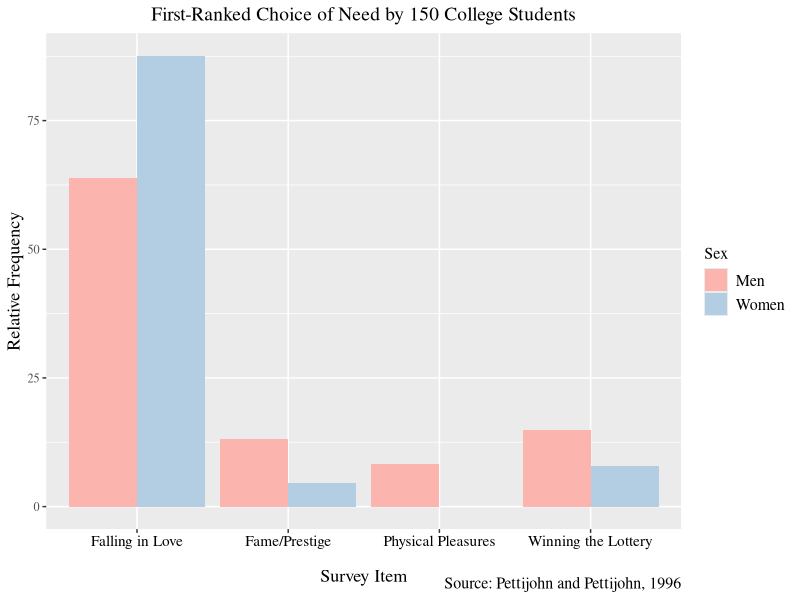
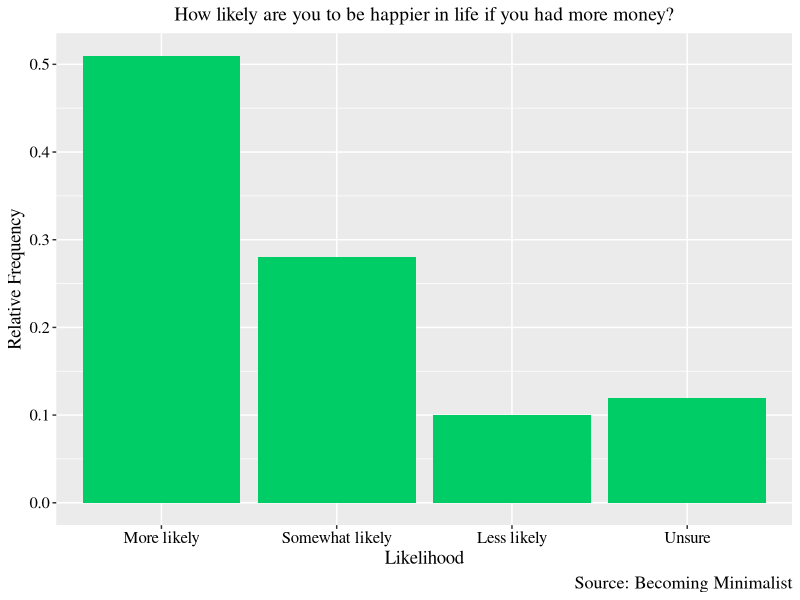
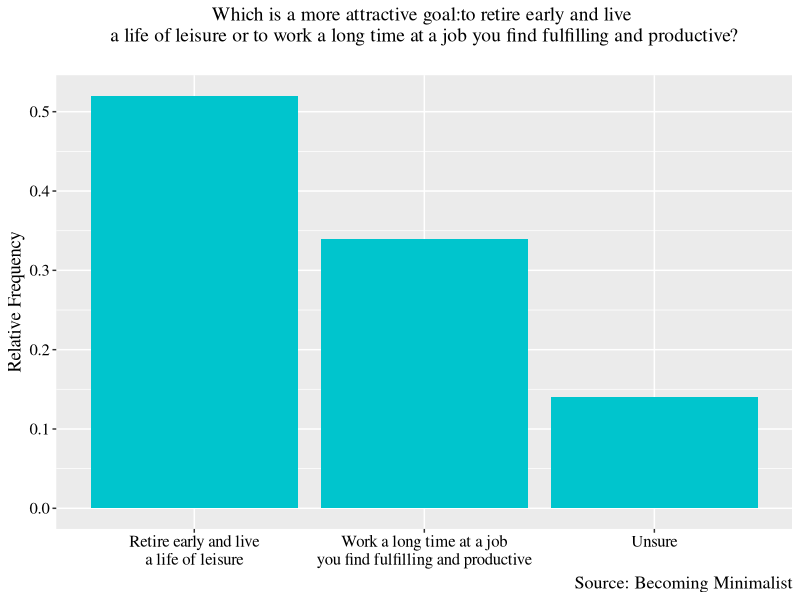
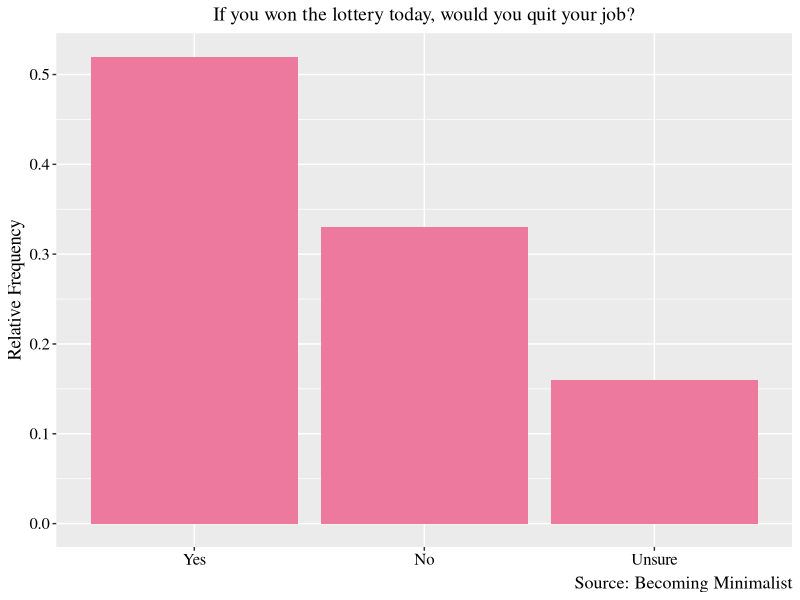
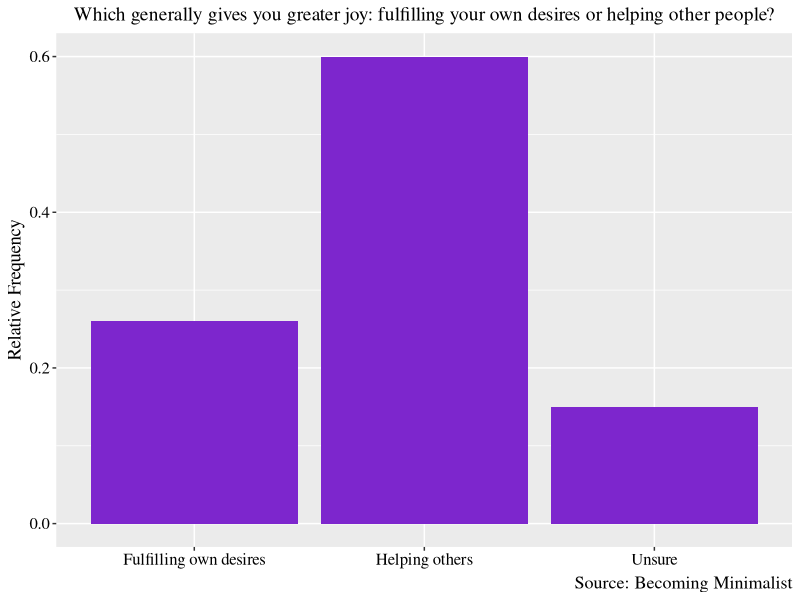

Write R code to recreate these figures, in order.
# Perceived Happiness of College Students
library(readxl)
library(tidyverse)
setwd("C:/Users/t_cla/OneDrive/Visualizing Politics/Project Data")
college <- read_excel("Perceived Happiness of College Students.xlsx")
View(college)

ggplot(college, aes(x = choice, y = percent, fill = sex)) + 
  geom_col(position = "dodge") + 
  scale_x_discrete(labels = c("Falling in Love", "Fame/Prestige",
                              "Physical Pleasures", "Winning the Lottery")) +
  labs(x = "Survey Item", y = "Relative Frequency", fill = "Sex", 
       caption = "Source: Pettijohn and Pettijohn, 1996") + 
  ggtitle("First-Ranked Choice of Need by 150 College Students") + 
  theme(plot.title = element_text(hjust = 0.5, size = 14),
        plot.subtitle = element_text(hjust = 0.5, size = 13),
        axis.title.x = element_text(size = 13, vjust = -3),
        axis.title.y = element_text(size = 13),
        axis.text.x = element_text(size = 11, color = "black"),
        plot.caption = element_text(size = 11.5),
        legend.text = element_text(size = 11.5),
        legend.title = element_text(size = 11.5),
        text = element_text(family = "serif")) + 
  scale_fill_brewer(palette = "Pastel1")

# Happier with more money?
library(forcats)
money <- read_excel("Happier with More Money.xlsx")
money$Likelihood <- factor(money$Likelihood, 
                           levels = c("More likely", "Somewhat likely", "Less likely", "Unsure"))

ggplot(money, aes(x = Likelihood, y = percent)) + 
  geom_col(fill = "springgreen3") +
  labs(y = "Relative Frequency", caption = "Source: Becoming Minimalist") + 
  ggtitle("How likely are you to be happier in life if you had more money?") + 
  theme(plot.title = element_text(hjust = 0.5, size = 14), 
        text = element_text(family = "serif"),
        plot.subtitle = element_text(hjust = 0.5, size = 13),
        plot.caption = element_text(size = 13),
        axis.title.x = element_text(size = 13.5),
        axis.title.y = element_text(size = 13.5),
        legend.title = element_text(size = 13),
        legend.text = element_text(size = 12),
        axis.text.x = element_text(size = 12, color = "black"),
        axis.text.y = element_text(size = 12, color = "black"))

# Work vs. Retirement
Work_or_Retire <- read_excel("Work or Retire.xlsx")

ggplot(Work_or_Retire, aes(x = fct_rev(reorder(Goal, percent)), y = percent)) + 
  geom_col(fill = "turquoise3") +
  labs(y = "Relative Frequency", caption = "Source: Becoming Minimalist") + 
  ggtitle("Which is a more attractive goal:to retire early and live \na life of leisure or to work a long time at a job you find fulfilling and productive?
") + 
  theme(plot.title = element_text(hjust = 0.5, size = 14), 
        text = element_text(family = "serif"),
        plot.subtitle = element_text(hjust = 0.5, size = 13),
        plot.caption = element_text(size = 13),
        axis.title.x = element_blank(),
        axis.title.y = element_text(size = 13.5),
        legend.title = element_text(size = 13),
        legend.text = element_text(size = 12),
        axis.text.x = element_text(size = 12, color = "black"),
        axis.text.y = element_text(size = 12, color = "black")) +
  scale_x_discrete(labels = c("Retire early and live\na life of leisure",
                              "Work a long time at a job\nyou find fulfilling and productive", "Unsure"))
                            

# Lottery question
Lottery_Question <- read_excel("Lottery Question.xlsx")

Lottery_Question$Response <- factor(Lottery_Question$Response,
                                       levels = c("Yes", "No", "Unsure"))

ggplot(Lottery_Question, aes(x = Response, y = percent)) + 
  geom_col(fill = "palevioletred2") +
  labs(y = "Relative Frequency", caption = "Source: Becoming Minimalist") + 
  ggtitle("If you won the lottery today, would you quit your job?") + 
  theme(plot.title = element_text(hjust = 0.5, size = 14), 
        text = element_text(family = "serif"),
        plot.subtitle = element_text(hjust = 0.5, size = 13),
        plot.caption = element_text(size = 13),
        axis.title.x = element_blank(),
        axis.title.y = element_text(size = 13.5),
        legend.title = element_text(size = 13),
        legend.text = element_text(size = 12),
        axis.text.x = element_text(size = 12, color = "black"),
        axis.text.y = element_text(size = 12, color = "black"))

# Desires or Helping Others
Desires <- read_excel("Desires or Helping Others.xlsx")

ggplot(Desires, aes(x = Response, y = percent)) + 
  geom_col(fill = "purple3") +
  labs(y = "Relative Frequency", caption = "Source: Becoming Minimalist") + 
  ggtitle("Which generally gives you greater joy: fulfilling your own desires or helping other people?") + 
  theme(plot.title = element_text(hjust = 0.5, size = 14), 
        text = element_text(family = "serif"),
        plot.subtitle = element_text(hjust = 0.5, size = 13),
        plot.caption = element_text(size = 13),
        axis.title.x = element_blank(),
        axis.title.y = element_text(size = 13.5),
        legend.title = element_text(size = 13),
        legend.text = element_text(size = 12),
        axis.text.x = element_text(size = 12, color = "black"),
        axis.text.y = element_text(size = 12, color = "black"))
